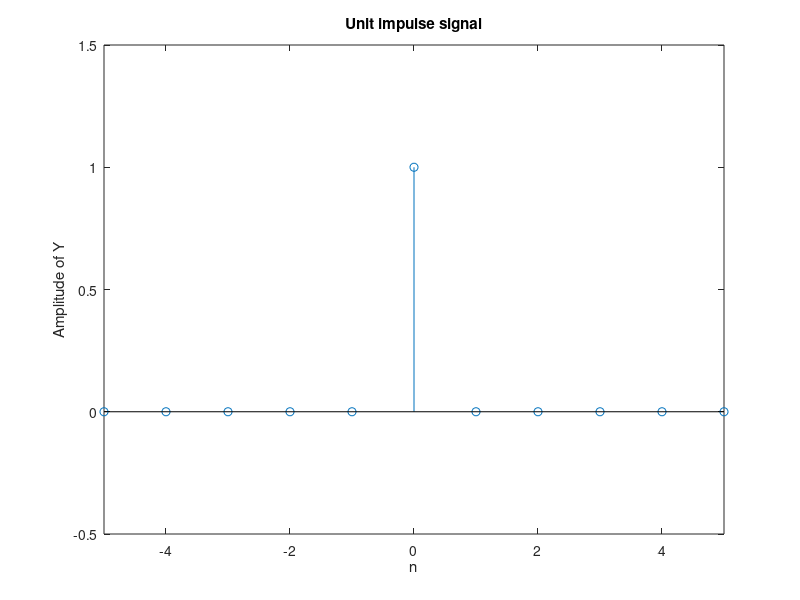

Recreate this plot in MATLAB.
clc;
clear all;
close all;
m1 = input('Enter the value of x-axis in negative side:');
m2 = input('Enter the value of x-axis in positive side:');
n = -m1:1:m2;
d = [zeros(1,m1), 1 ,zeros(1,m2)];
stem(n,d);
axis([-m1, m2, -0.5, 1.5])
xlabel('n');
ylabel('Amplitude of Y');
title('Unit impulse signal');